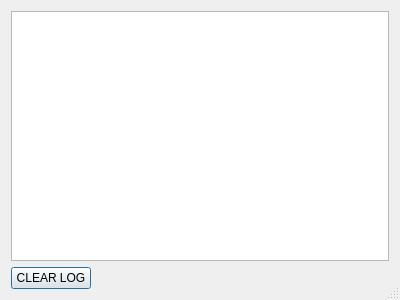
<?xml version="1.0" encoding="UTF-8"?>
<ui version="4.0">
 <class>Dialog</class>
 <widget class="QDialog" name="Dialog">
  <property name="geometry">
   <rect>
    <x>0</x>
    <y>0</y>
    <width>400</width>
    <height>300</height>
   </rect>
  </property>
  <property name="windowTitle">
   <string>Log</string>
  </property>
  <property name="windowIcon">
   <iconset resource="icons.qrc">
    <normaloff>:/icons/log.png</normaloff>:/icons/log.png</iconset>
  </property>
  <property name="sizeGripEnabled">
   <bool>true</bool>
  </property>
  <layout class="QVBoxLayout" name="verticalLayout">
   <item>
    <widget class="QPlainTextEdit" name="log">
     <property name="readOnly">
      <bool>true</bool>
     </property>
    </widget>
   </item>
   <item>
    <layout class="QHBoxLayout" name="horizontalLayout">
     <item>
      <widget class="QPushButton" name="clear">
       <property name="text">
        <string>CLEAR LOG</string>
       </property>
      </widget>
     </item>
     <item>
      <spacer name="horizontalSpacer">
       <property name="orientation">
        <enum>Qt::Horizontal</enum>
       </property>
       <property name="sizeHint" stdset="0">
        <size>
         <width>40</width>
         <height>20</height>
        </size>
       </property>
      </spacer>
     </item>
    </layout>
   </item>
  </layout>
 </widget>
 <resources>
  <include location="icons.qrc"/>
 </resources>
 <connections/>
</ui>
